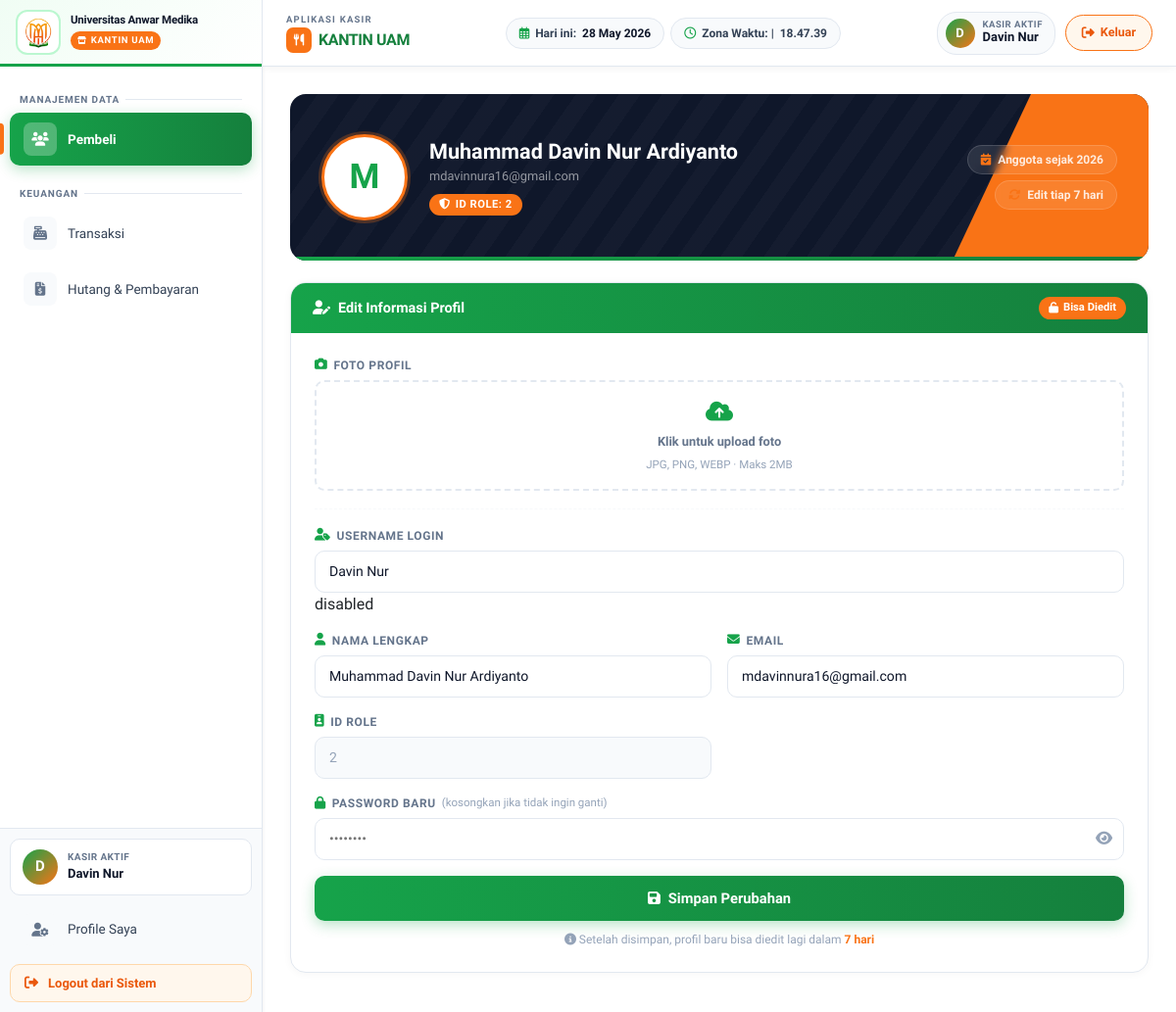
Before: /account/profile.php (signed in) with the older database file.
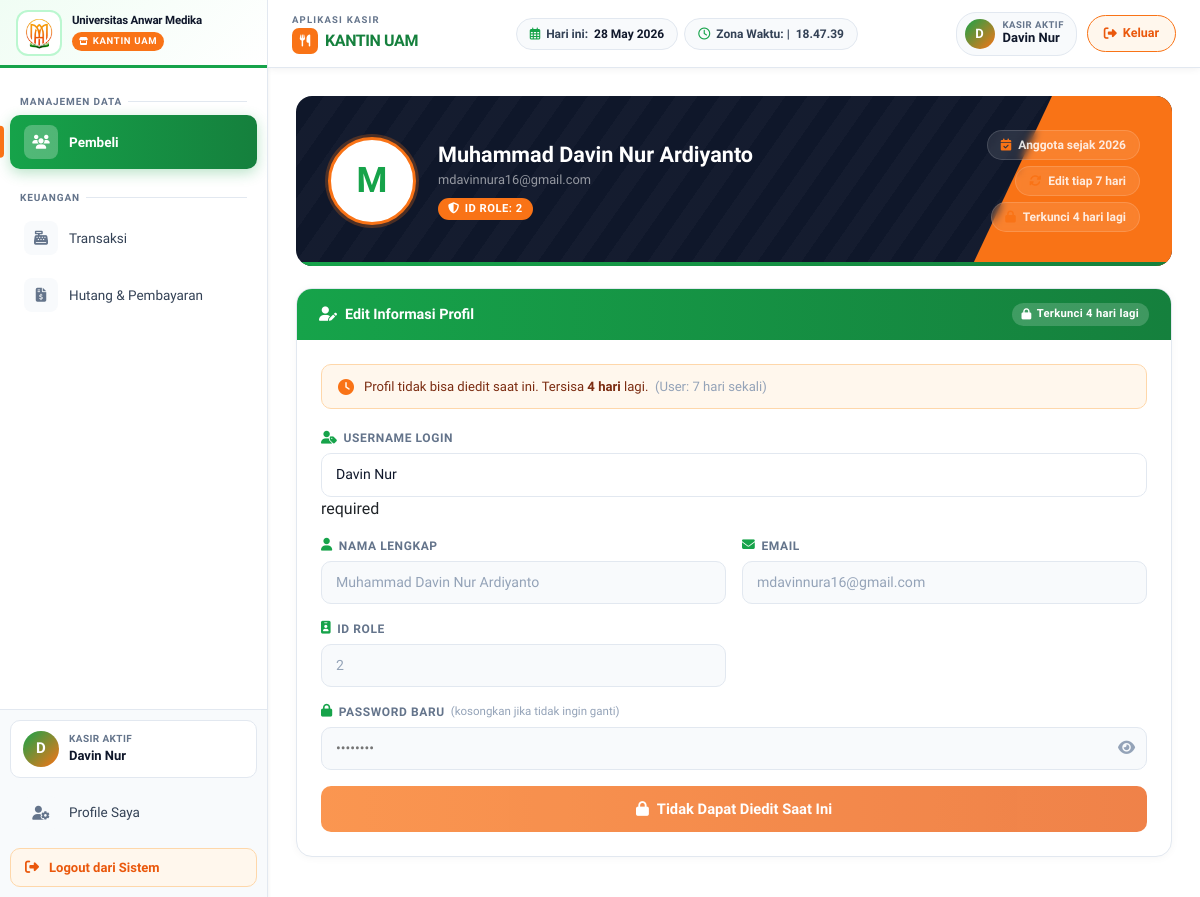
After: the same page with the newer database file.
### tables this page shows
CREATE TABLE `users` (
  `id` int UNSIGNED NOT NULL,
  `id_role` tinyint UNSIGNED NOT NULL DEFAULT '2',
  `username` varchar(60) NOT NULL,
  `namalengkap` varchar(120) NOT NULL,
  `email` varchar(120) NOT NULL,
  `password` varchar(255) NOT NULL,
  `foto` varchar(255) DEFAULT NULL,
  `telepon` varchar(20) DEFAULT NULL,
  `created_at` datetime NOT NULL DEFAULT CURRENT_TIMESTAMP,
  `updated_at` datetime DEFAULT NULL ON UPDATE CURRENT_TIMESTAMP
);

### account/profile.php (the view, shortened to what the changed rows need)
<?php
require '../config/config.php';
$user_id    = $_SESSION['currentUser']['id'];
$q    = mysqli_query($conn, "SELECT * FROM users WHERE id = '$user_id'");
$user = mysqli_fetch_assoc($q);
$role_id    = $user['id_role'];
$batas_hari = ($role_id == 1) ? 30 : 7;
$bisa_edit  = true;
$sisa_hari  = 0;
if ($user['updated_at']) {
    $diff = (strtotime(date('Y-m-d H:i:s')) - strtotime($user['updated_at'])) / 86400;
    if ($diff < $batas_hari) {
        $bisa_edit = false;
        $sisa_hari = ceil($batas_hari - $diff);
    }
}
$inisial = strtoupper(substr($user['namalengkap'] ?? $user['username'], 0, 1));
?>
<!DOCTYPE html>
<html lang="id">
<head>
    <link href="https://cdn.jsdelivr.net/npm/bootstrap@5.3.0/dist/css/bootstrap.min.css" rel="stylesheet">
    <link rel="stylesheet" href="https://cdnjs.cloudflare.com/ajax/libs/font-awesome/6.5.0/css/all.min.css">
</head>
<body>
<div class="wrapper-utama">
    <?php include '../assets/sidebar.php'; ?>
    <div class="area-konten-kanan">
        <div class="main-scroll">
            <div class="profile-hero">
                <div class="hero-content">
                    <form method="POST" enctype="multipart/form-data" id="formFotoHero" style="display:contents;">
                        <div class="foto-ring"
                             onclick="<?= $bisa_edit ? "document.getElementById('fotoInputHero').click()" : '' ?>">
                            <?php if ($user['foto'] && file_exists("uploads/" . $user['foto'])): ?>
                                <img src="uploads/<?= $user['foto'] ?>" id="prevFoto" alt="Foto">
                            <?php else: ?>
                                <div class="foto-inisial" id="prevFoto"><?= $inisial ?></div>
                            <?php endif; ?>
                        </div>
                    </form>
                    <div>
                        <div class="hero-nama"><?= htmlspecialchars($user['namalengkap'] ?? $user['username']) ?></div>
                        <div class="hero-email"><?= htmlspecialchars($user['email']) ?></div>
                        <div class="badge-role">
                            <i class="fas fa-shield-halved"></i> ID Role: <?= $user['id_role'] ?>
                        </div>
                    </div>
                    <div class="hero-stats d-none d-md-flex">
                        <div class="stat-chip">
                            <i class="fas fa-calendar-check"></i>
                            Anggota sejak <?= date('Y', strtotime($user['created_at'] ?? 'now')) ?>
                        </div>
                        <div class="stat-chip">
                            <i class="fas fa-rotate"></i>
                            Edit tiap <?= $batas_hari ?> hari
                        </div>
                        <?php if (!$bisa_edit): ?>
                        <div class="stat-chip">
                            <i class="fas fa-lock"></i>
                            Terkunci <?= $sisa_hari ?> hari lagi
                        </div>
                        <?php endif; ?>
                    </div>
                </div>
            </div>
            <div class="form-card">
                <div class="form-card-header">
                    <h6><i class="fas fa-user-pen"></i> Edit Informasi Profil</h6>
                    <?php if (!$bisa_edit): ?>
                        <span class="lock-badge"><i class="fas fa-lock"></i> Terkunci <?= $sisa_hari ?> hari lagi</span>
                    <?php else: ?>
                        <span class="unlock-badge"><i class="fas fa-unlock"></i> Bisa Diedit</span>
                    <?php endif; ?>
                </div>
                <div class="form-card-body">
                    <?php if (!$bisa_edit): ?>
                    <div class="alert-waktu">
                        <i class="fas fa-clock"></i>
                        <div>
                            Profil tidak bisa diedit saat ini. Tersisa <strong><?= $sisa_hari ?> hari</strong> lagi.&nbsp;
                            <span style="color:#94a3b8;">(<?= ($role_id == 1) ? 'Admin: 30 hari' : 'User: 7 hari' ?> sekali)</span>
                        </div>
                    </div>
                    <?php endif; ?>
                    <form method="POST" enctype="multipart/form-data">
                        <?php if ($bisa_edit): ?>
                        <div class="field-group">
                            <div class="field-label"><i class="fas fa-camera"></i> Foto Profil</div>
                            <div class="file-input-wrap">
                                <div class="file-icon"><i class="fas fa-cloud-arrow-up"></i></div>
                                <p>Klik untuk upload foto</p>
                                <small>JPG, PNG, WEBP · Maks 2MB</small>
                            </div>
                        </div>
                        <hr class="divider">
                        <?php endif; ?>
                        <div class="field-group">
                            <div class="field-label"><i class="fas fa-user-tag"></i> Username Login</div>
                            <input type="text" name="nama"   class="field-input"
                                   value="<?= htmlspecialchars($user['username']) ?>" >
                                   <?= $bisa_edit ? 'disabled' : 'required' ?>
                        </div>
                        <div class="field-row">
                            <div class="field-group">
                                <div class="field-label"><i class="fas fa-user"></i> Nama Lengkap</div>
                                <input type="text" name="nama" class="field-input"
                                       value="<?= htmlspecialchars($user['namalengkap'] ?? '') ?>"
                                       <?= !$bisa_edit ? 'disabled' : 'required' ?>>
                            </div>
                            <div class="field-group">
                                <div class="field-label"><i class="fas fa-envelope"></i> Email</div>
                                <input type="email" name="email" class="field-input"
                                       value="<?= htmlspecialchars($user['email']) ?>"
                                       <?= !$bisa_edit ? 'disabled' : 'required' ?>>
                            </div>
                        </div>
                        <div class="field-row">
                            <div class="field-group">
                                <div class="field-label"><i class="fas fa-id-badge"></i> ID Role</div>
                                <input type="text" class="field-input readonly-field"
                                value="<?= htmlspecialchars($user['id_role']) ?>" disabled>
                            </div>
                        </div>
                        <div class="field-group">
                            <div class="field-label">
                            </div>
                            <div class="pass-wrap">
                                <input type="password" name="password" id="passInput"
                                       class="field-input" placeholder="••••••••"
                                       <?= !$bisa_edit ? 'disabled' : '' ?>>
                                <button type="button" class="pass-toggle" onclick="togglePass()">
                                    <i class="fas fa-eye" id="eyeIcon"></i>
                                </button>
                            </div>
                        </div>
                        <button type="submit" class="btn-simpan" <?= !$bisa_edit ? 'disabled' : '' ?>>
                            <?php if ($bisa_edit): ?>
                                <i class="fas fa-floppy-disk"></i> Simpan Perubahan
                            <?php else: ?>
                                <i class="fas fa-lock"></i> Tidak Dapat Diedit Saat Ini
                            <?php endif; ?>
                        </button>
                        <?php if ($bisa_edit): ?>
                        <div class="info-waktu-bawah">
                            <i class="fas fa-circle-info"></i>
                            Setelah disimpan, profil baru bisa diedit lagi dalam
                            <strong><?= $batas_hari ?> hari</strong>
                        </div>
                        <?php endif; ?>
                    </form>
                </div>
            </div>
        </div>
    </div>
</div>
</body>
</html>

Changed rows visible on the page:
changed users "Muhammad Davin Nur Ardiyanto": updated_at "2026-05-20 08:44:22" → "2026-05-25 08:41:30" (drawn); sisa_hari (not shown) → "4"; id_role "7" → (not shown)
Other visible differences:
text no longer shown: "Bisa Diedit FOTO PROFIL Klik untuk upload foto JPG, PNG, WEBP · Maks 2MB disabled Simpan Perubahan Setelah disimpan, profil baru bisa diedit lagi dalam"
text now shown: "Terkunci hari lagi Terkunci hari lagi Profil tidak bisa diedit saat ini. Tersisa lagi. ( User: 7 hari sekali) required Tidak Dapat Diedit Saat Ini"
